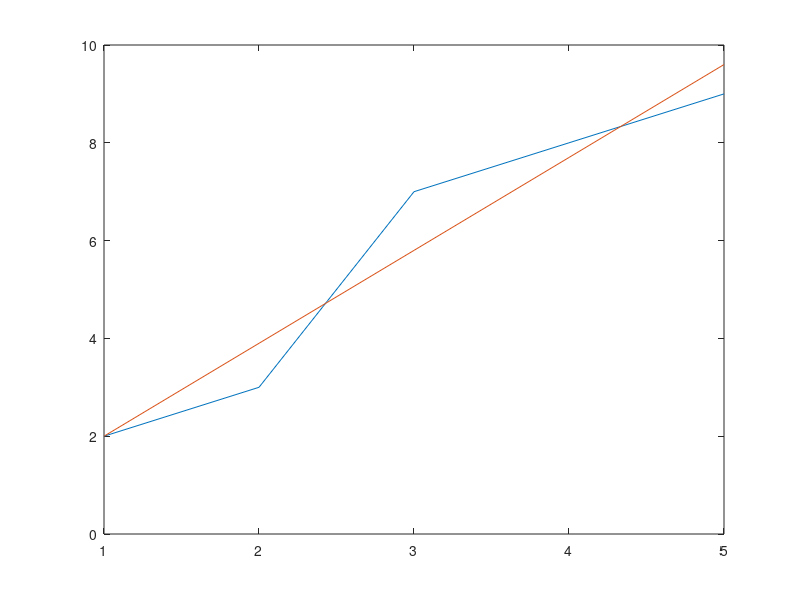

Recreate this plot in MATLAB.
# least square error method
# http://ceee.rice.edu/Books/LA/leastsq/index.html

data = dlmread("dat.csv", " ");
X = [ones(size(data)(1), 1)'; data(:,1)' ]';
Y = data(:,2);

# solve X' * X * c = X' * y
c = (X' * X) \ (X' * Y);

# print the resulting linear equation
printf("x * %f + %f", c(2), c(1));

# plot results
x = data(:,1);
plot(x, data(:,2), x * c(2) + c(1));
waitforbuttonpress;